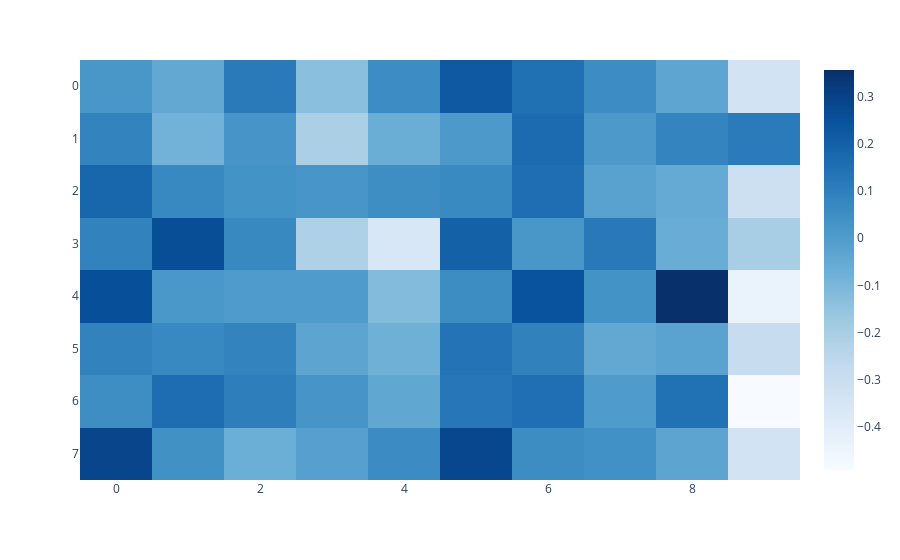
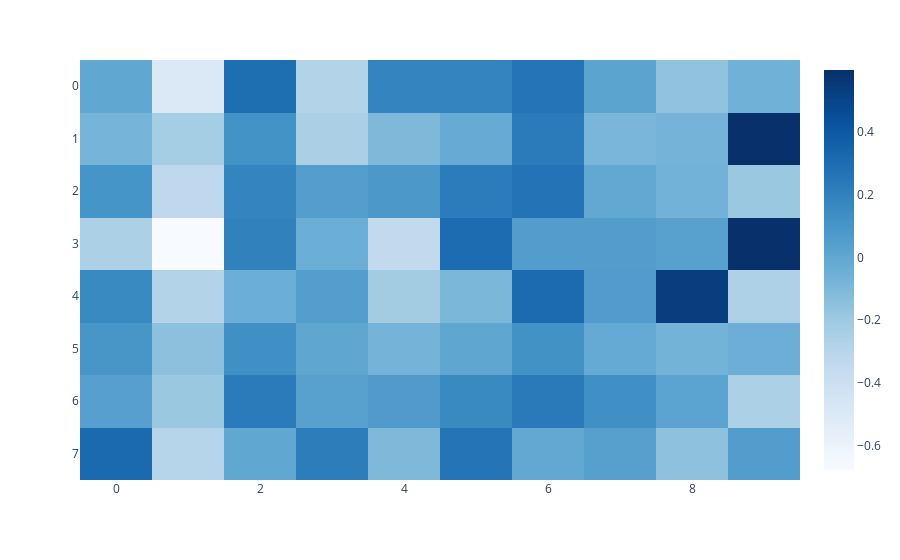
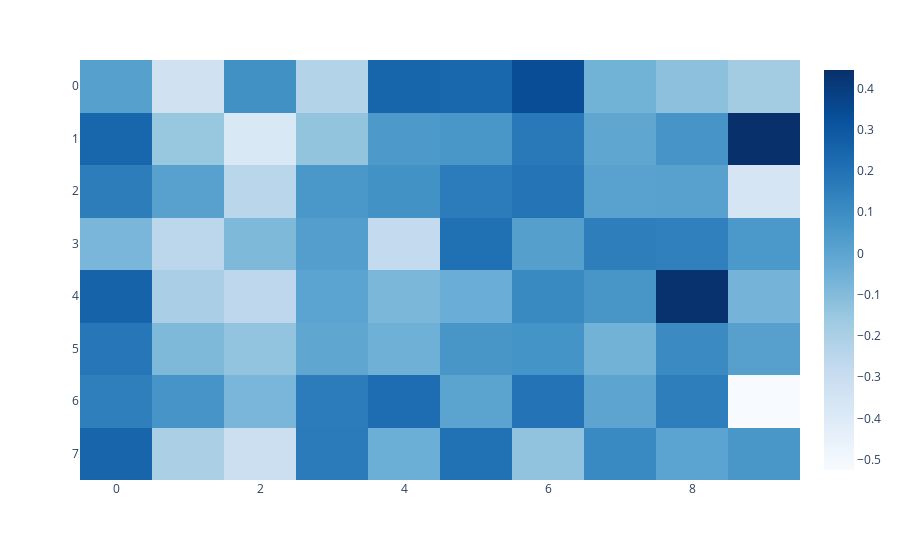
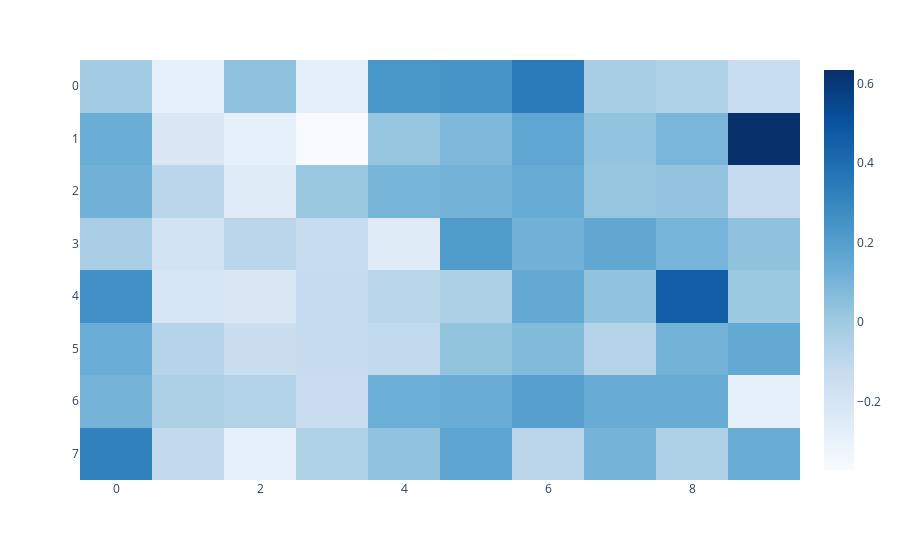

The code cell stored with these charts, in order, in its notebook:
### Code cell
for i in range(h_contrib.shape[1]):
    plot.imshow(h_contrib[:, i, :])
